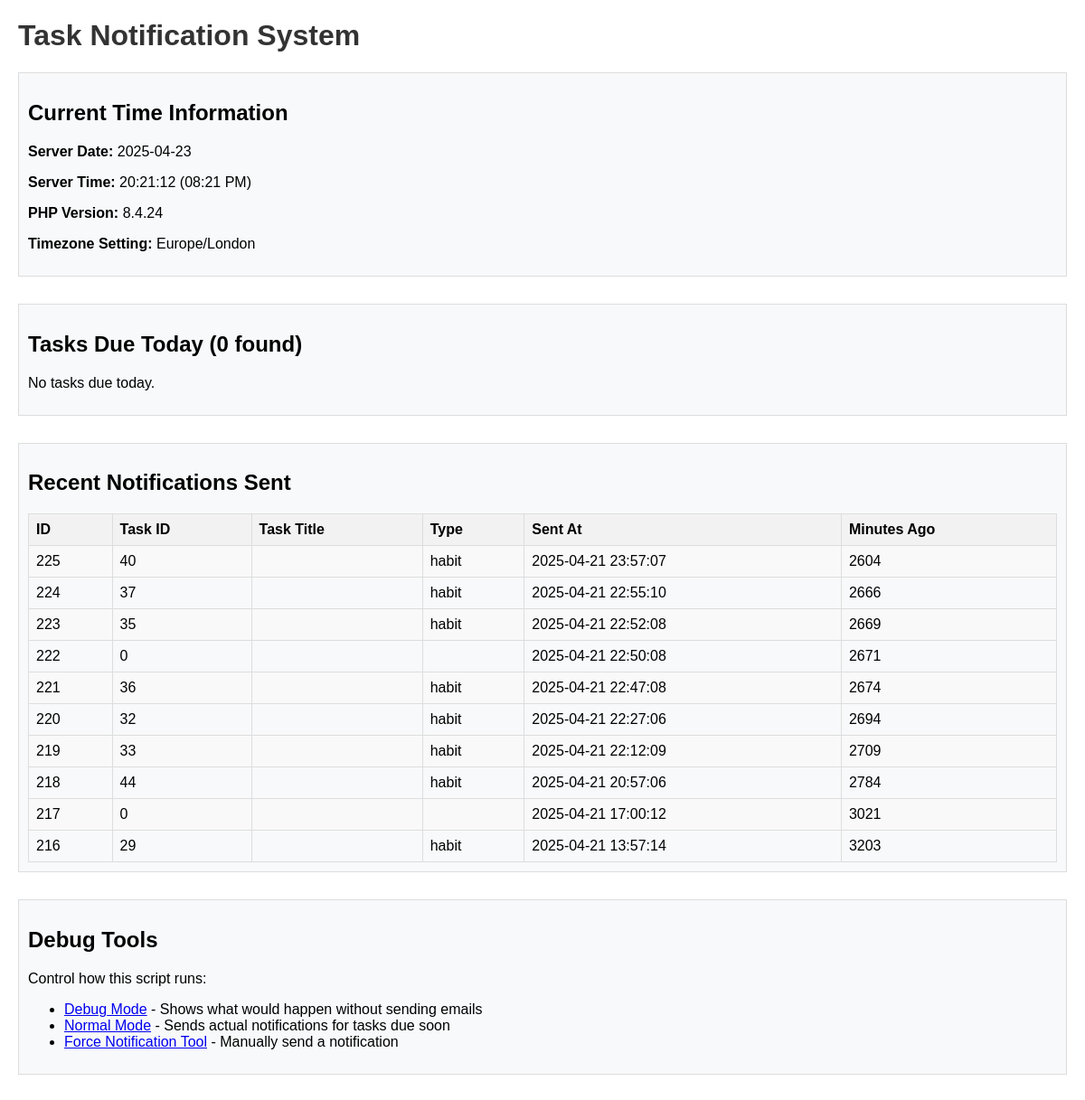
The page /emails/cron/task_notifications.php on the database as committed earlier.
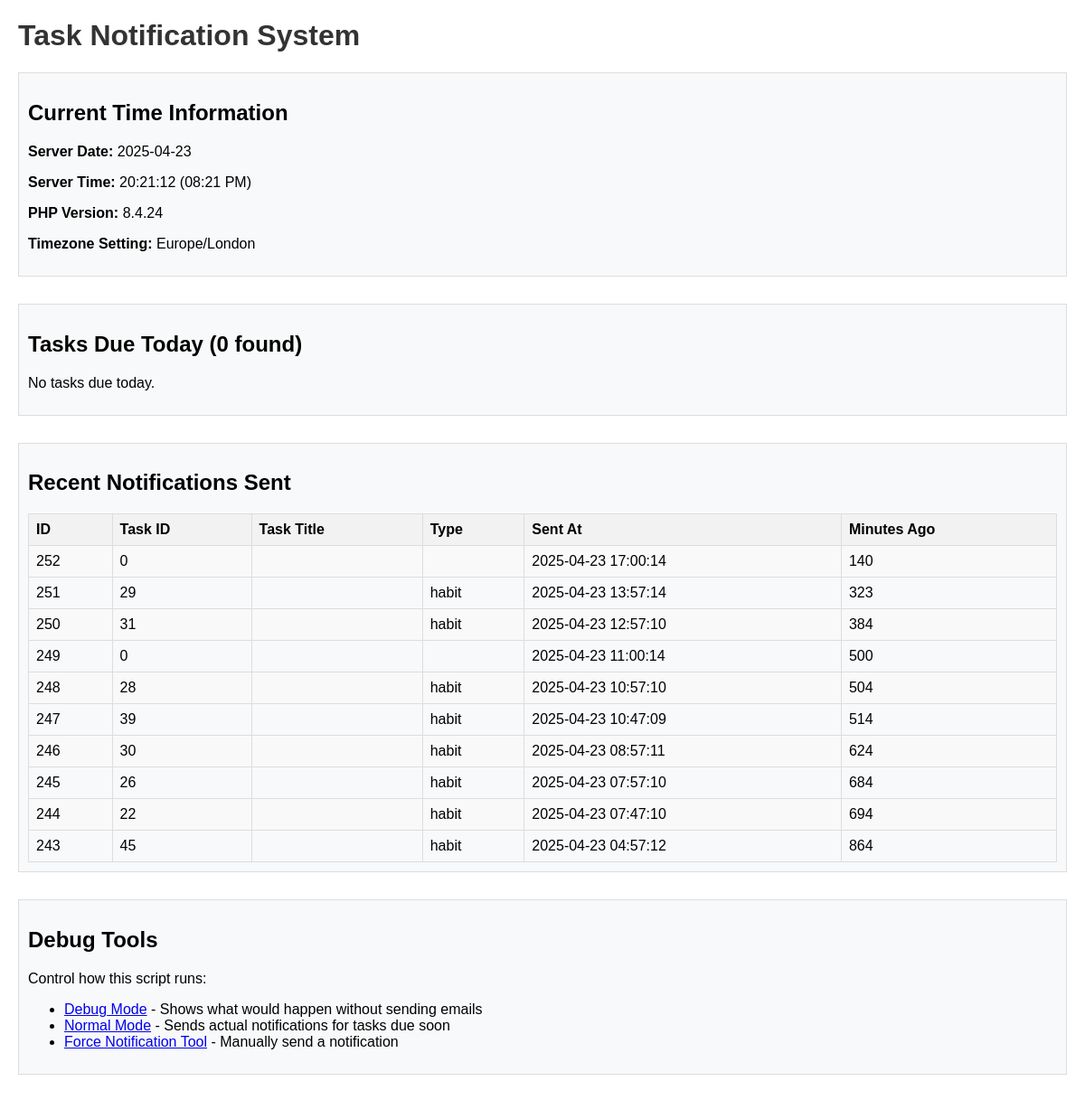
The same page on the database as committed later.
### tables this page shows
CREATE TABLE `task_notification_tracking` (
  `id` int(11) NOT NULL,
  `task_id` int(11) NOT NULL,
  `notification_type` enum('due','reminder','habit') NOT NULL DEFAULT 'due',
  `sent_at` timestamp NOT NULL DEFAULT current_timestamp()
);

### emails/cron/task_notifications.php (the view, shortened to what the changed rows need)
<?php
require_once __DIR__ . '/../../includes/db_connect.php';
$today = date('Y-m-d');
echo "<!DOCTYPE html>
<html>
<head>
    <title>Task Notification Debug</title>
    <style>
        body { font-family: Arial, sans-serif; margin: 20px; }
        h1 { color: #333; }
        table { border-collapse: collapse; width: 100%; }
        th, td { border: 1px solid #ddd; padding: 8px; text-align: left; }
        th { background-color: #f2f2f2; }
        tr:nth-child(even) { background-color: #f9f9f9; }
        .current { background-color: #d4edda; }
        .due-soon { background-color: #fff3cd; }
        .overdue { background-color: #f8d7da; }
        .debug-section { margin-bottom: 30px; border: 1px solid #ddd; padding: 10px; background-color: #f8f9fa; }
        .timezone-warning { background-color: #f8d7da; padding: 10px; margin-bottom: 20px; border-radius: 5px; }
        .success-section { background-color: #d4edda; padding: 10px; margin-bottom: 20px; border-radius: 5px; }
        .notification-sent { background-color: #d4edda; }
        .notification-skipped { background-color: #f8d7da; }
    </style>
</head>
<body>
    <h1>Task Notification System</h1>
    <div class='debug-section'>
        <h2>Current Time Information</h2>
        <p><strong>Server Date:</strong> " . date('Y-m-d') . "</p>
        <p><strong>Server Time:</strong> " . date('H:i:s') . " (" . date('h:i A') . ")</p>
        <p><strong>PHP Version:</strong> " . phpversion() . "</p>
        <p><strong>Timezone Setting:</strong> " . date_default_timezone_get() . "</p>
    </div>";
$query = "
    SELECT
        t.id,
        t.title,
        t.description,
        t.priority,
        t.status,
        t.category_id,
        t.due_date,
        t.due_time,
        CASE WHEN tc.name IS NOT NULL THEN tc.name ELSE 'Uncategorized' END AS category_name,
        (SELECT MAX(tnt.sent_at) FROM task_notification_tracking tnt WHERE tnt.task_id = t.id AND tnt.notification_type = 'due') AS last_notified
    FROM
        tasks t
    LEFT JOIN
        task_categories tc ON t.category_id = tc.id
    WHERE
        t.due_date = ? AND t.status IN ('pending', 'in_progress')
    ORDER BY
        t.due_time ASC
";
try {
    $stmt = $conn->prepare($query);
    $stmt->bind_param("s", $today);
$stmt->execute();
$result = $stmt->get_result();
    $task_count = $result->num_rows;
    echo "<div class='debug-section'>
        <h2>Tasks Due Today (" . $task_count . " found)</h2>";
    echo "</div>";
} catch (Exception $e) {
    echo "<p style='color:red'>ERROR: " . $e->getMessage() . "</p>";
}
echo "<div class='debug-section'>
    <h2>Recent Notifications Sent</h2>";
        $tracking_query = "
    SELECT
        tnt.id,
        tnt.task_id,
        t.title,
        tnt.notification_type,
        tnt.sent_at,
        TIMESTAMPDIFF(MINUTE, tnt.sent_at, NOW()) as minutes_ago
    FROM
        task_notification_tracking tnt
    LEFT JOIN
        tasks t ON tnt.task_id = t.id
    ORDER BY
        tnt.sent_at DESC
    LIMIT 10
";
try {
    $tracking_result = $conn->query($tracking_query);
    if ($tracking_result && $tracking_result->num_rows > 0) {
        echo "<table>
            <tr>
                <th>ID</th>
                <th>Task ID</th>
                <th>Task Title</th>
                <th>Type</th>
                <th>Sent At</th>
                <th>Minutes Ago</th>
            </tr>";
        while ($row = $tracking_result->fetch_assoc()) {
            echo "<tr>
                <td>{$row['id']}</td>
                <td>{$row['task_id']}</td>
                <td>{$row['title']}</td>
                <td>{$row['notification_type']}</td>
                <td>{$row['sent_at']}</td>
                <td>{$row['minutes_ago']}</td>
            </tr>";
        }
        echo "</table>";
    } else {
        echo "<p>No notification history found.</p>";
    }
} catch (Exception $e) {
    echo "<p style='color:red'>ERROR: " . $e->getMessage() . "</p>";
}
echo "</div>
<div class='debug-section'>
    <h2>Debug Tools</h2>
    <p>Control how this script runs:</p>
    <ul>
        <li><a href='?debug_only=1'>Debug Mode</a> - Shows what would happen without sending emails</li>
        <li><a href='?'>Normal Mode</a> - Sends actual notifications for tasks due soon</li>
        <li><a href='../force_task_notification.php'>Force Notification Tool</a> - Manually send a notification</li>
    </ul>
</div>
</body>
</html>";
?>

Rows that differ between the two databases and show on the page:
no longer on this page (row unchanged): task_notification_tracking: id "225", task "40", notification_type "habit", sent_at "2025-04-21 23:57:07", minutes_ago "2604"
no longer on this page (row unchanged): task_notification_tracking: id "224", task "37", notification_type "habit", sent_at "2025-04-21 22:55:10", minutes_ago "2666"
no longer on this page (row unchanged): task_notification_tracking: id "223", task "35", notification_type "habit", sent_at "2025-04-21 22:52:08", minutes_ago "2669"
no longer on this page (row unchanged): task_notification_tracking: id "222", task "0", sent_at "2025-04-21 22:50:08", minutes_ago "2671"
no longer on this page (row unchanged): task_notification_tracking: id "221", task "36", notification_type "habit", sent_at "2025-04-21 22:47:08", minutes_ago "2674"
no longer on this page (row unchanged): task_notification_tracking: id "220", task "32", notification_type "habit", sent_at "2025-04-21 22:27:06", minutes_ago "2694"
no longer on this page (row unchanged): task_notification_tracking: id "219", task "33", notification_type "habit", sent_at "2025-04-21 22:12:09", minutes_ago "2709"
no longer on this page (row unchanged): task_notification_tracking: id "218", task "44", notification_type "habit", sent_at "2025-04-21 20:57:06", minutes_ago "2784"
no longer on this page (row unchanged): task_notification_tracking: id "217", task "0", sent_at "2025-04-21 17:00:12", minutes_ago "3021"
no longer on this page (row unchanged): task_notification_tracking: id "216", task "29", notification_type "habit", sent_at "2025-04-21 13:57:14", minutes_ago "3203"
added task_notification_tracking: id "252", task "0", sent_at "2025-04-23 17:00:14", minutes_ago "140"
added task_notification_tracking: id "251", task "29", notification_type "habit", sent_at "2025-04-23 13:57:14", minutes_ago "323"
added task_notification_tracking: id "250", task "31", notification_type "habit", sent_at "2025-04-23 12:57:10", minutes_ago "384"
added task_notification_tracking: id "249", task "0", sent_at "2025-04-23 11:00:14", minutes_ago "500"
added task_notification_tracking: id "248", task "28", notification_type "habit", sent_at "2025-04-23 10:57:10", minutes_ago "504"
added task_notification_tracking: id "247", task "39", notification_type "habit", sent_at "2025-04-23 10:47:09", minutes_ago "514"
added task_notification_tracking: id "246", task "30", notification_type "habit", sent_at "2025-04-23 08:57:11", minutes_ago "624"
added task_notification_tracking: id "245", task "26", notification_type "habit", sent_at "2025-04-23 07:57:10", minutes_ago "684"
added task_notification_tracking: id "244", task "22", notification_type "habit", sent_at "2025-04-23 07:47:10", minutes_ago "694"
added task_notification_tracking: id "243", task "45", notification_type "habit", sent_at "2025-04-23 04:57:12", minutes_ago "864"
